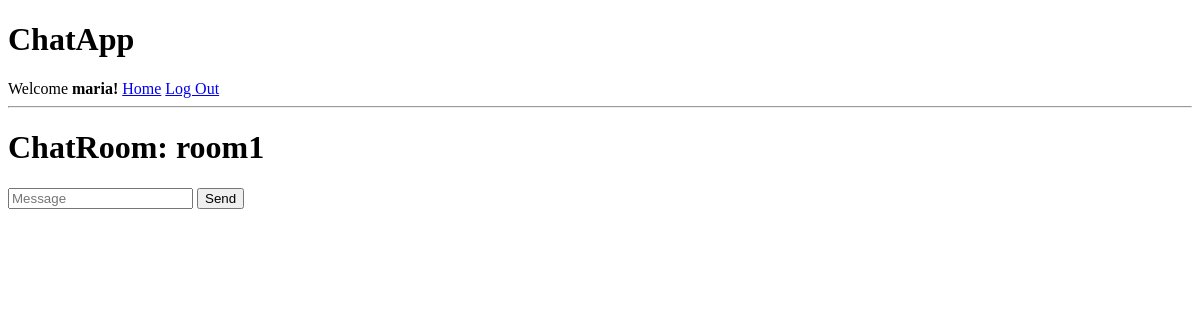
The app's page /room/room1 (signed in), older data.
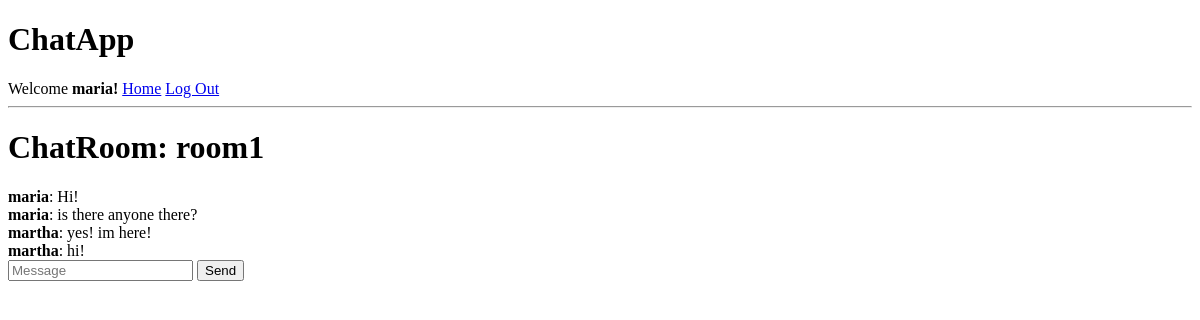
The same page, newer data.
### chatroom/models.py (models this page shows, shortened)
class Message(models.Model):
    user = models.ForeignKey(User, on_delete=models.CASCADE, related_name="messages")
    room_name = models.CharField(max_length=255)
    message = models.TextField()
    creation_date = models.DateTimeField(auto_now_add=True)
    class Meta:
        ordering = ('creation_date',)

class User(AbstractUser):
    """ Change the representation of the default User model
    """

### chatroom/views.py (the view)
# urls.py: path("room/<str:room_name>", views.room, name="room")
@login_required
def room(request, room_name):
    messages = Message.objects.filter(room_name=room_name)[:MESSAGES_LIMIT]
    return render(request, "chatroom/room.html", {
        "room_name": room_name,
        "messages": messages
    })

### chatroom/templates/chatroom/room.html (shortened to what this page needs)
{% extends 'chatroom/layout.html' %}
{% load static %}
{% block body %}
    <h1>ChatRoom: {{ room_name }}</h1>
    <div class="chat">
        <div id="messages">
            {% for message in messages %}
                <b>{{ message.user.username }}</b>: {{ message.message }}<br>
            {% endfor %}
        </div>
    </div>
    <div class="inputs">
        <input type="text" name="input_message" id="input_message" placeholder="Message">
        <button id="send_message">Send</button>
    </div>
{% endblock %}

Row changes from the older to the newer data that the page shows:
now on this page (row edited): Message: user.username "maria", message "Hi!"
now on this page (row edited): Message: user.username "maria", message "is there anyone there?"
now on this page (row edited): Message: user.username "martha", message "yes! im here!"
now on this page (row edited): Message: user.username "martha", message "hi!"
